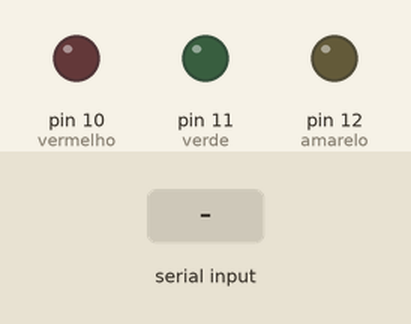
This sketch was run on a simulated Arduino Uno, built with avr-gcc and run on an emulated ATmega328P. Parts: output pins drawn as LEDs (lit = HIGH). The test bench sets the inputs (shaded band).

Above: at 1.2 s.
1.3 s: "a" received over Serial
At 1.8 s:
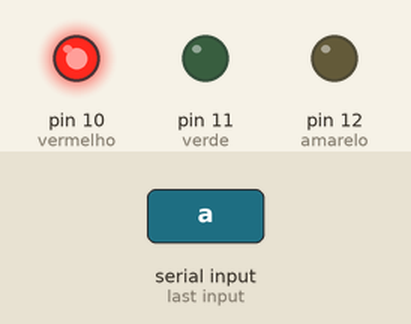
At 6.8 s:
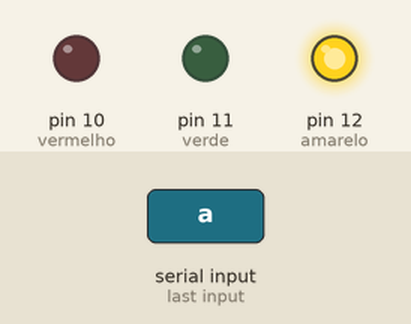
7.3 s: "s" received over Serial
At 8.7 s:
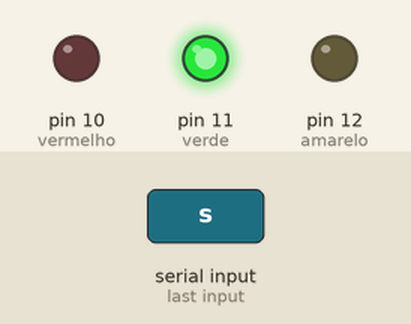
Timing chart, 0 to 12.8 s (numbered marks = the images above; inputs shaded):
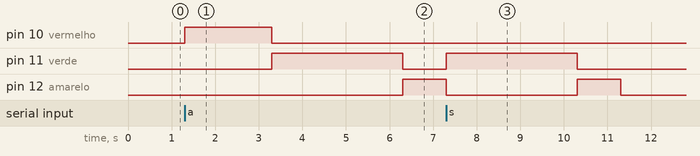

Measured:
- after the input at 1.3 s, pin 10 (vermelho): LOW → HIGH at once, → LOW 2.0 s later; pin 11 (verde): LOW → HIGH after 2.0 s, → LOW 3.0 s later; pin 12 (amarelo): LOW → HIGH after 5.0 s
- after the input at 7.3 s, pin 11 (verde): LOW → HIGH at once, → LOW 3.0 s later

The sketch:

Semaforo.ino
```cpp
void setup()
{

  pinMode(10,OUTPUT); //vermelho
  pinMode(11,OUTPUT); //verde
  pinMode(12,OUTPUT); //amarelo
  Serial.begin(9600);

}

void loop()
{

  char v = Serial.read();

  switch(v)
  {
    case 'a':
    digitalWrite(10, HIGH);
    delay(2000);
    digitalWrite(10, LOW);

    case 's':
    digitalWrite(11, HIGH);
    delay(3000);
    digitalWrite(11, LOW);

    case 'd':
    digitalWrite(12, HIGH);
    delay(1000);
    digitalWrite(12, LOW);
  }

}
```
